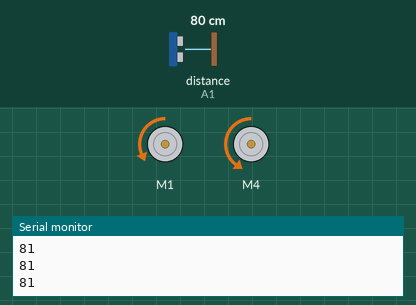
This sketch was run on a simulated Arduino Uno, built with avr-gcc and run on an emulated ATmega328P. Parts: 2 × DC motor (green arrow = forward, orange = backward, longer = faster), the last lines printed to the serial monitor. The test bench sets the inputs (shaded band); at power-on: distance to the obstacle (sensor on A1) 80 cm. The echo pulse lasts 58.3 µs per cm.

Above: at 2.2 s.
2.3 s: distance to the obstacle (sensor on A1) set to 17 cm
3.8 s: distance to the obstacle (sensor on A1) set to 14 cm
At 4.58 s:
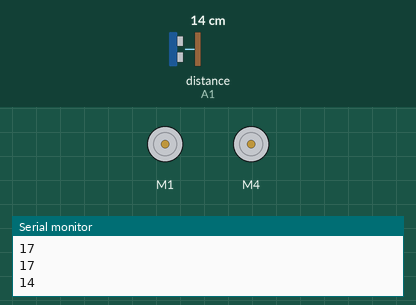
At 7.3 s:
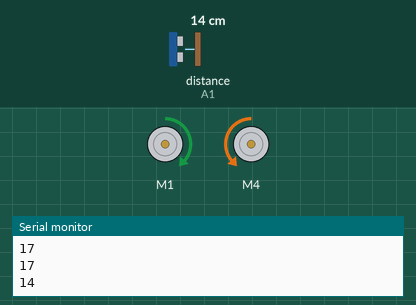
Timing chart, 0 to 12.8 s (numbered marks = the images above; inputs shaded):
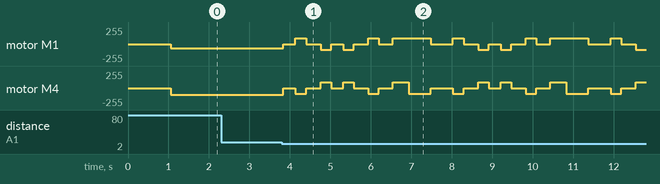

The sketch:

projek_2.ino
```cpp
#include <AFMotor.h>
#include <NewPing.h>

// ================= MOTOR =================
AF_DCMotor motorKiri(1);  // M1
AF_DCMotor motorKanan(4); // M2

// ================= ULTRASONIC =================
#define TRIG_PIN A0
#define ECHO_PIN A1
#define MAX_DISTANCE 200

NewPing sonar(TRIG_PIN, ECHO_PIN, MAX_DISTANCE);

// ================= 1. BAGIAN SPEED & TIMING (UBAH DI SINI) =================
// FIX PARABOLA: Karena robot melengkung ke kanan, speed kanan sengaja dinaikkan
int speedMajuKiri   = 67;
int speedMajuKanan  = 100; // <--- Atur angka ini jika masih kurang lurus

int speedBelok      = 85;

// FIX OVER CEK KANAN-KIRI: Waktu dipisah agar akurat
int waktuBelokKanan = 269;
int waktuBelokKiri  = 261; // <--- Hasil kalibrasi agar kembali ke tengah pas 90 derajat

void setup() {
  motorKiri.setSpeed(speedMajuKiri);
  motorKanan.setSpeed(speedMajuKanan);

  Serial.begin(9600);
  delay(1000); // Waktu jeda sebelum robot mulai jalan pertama kali
}

// ================= 2. BAGIAN GERAK RODA (SUDAH DISESUAIKAN) =================
// ================= 2. BAGIAN GERAK RODA (SUDAH DIBALIK) =================
void maju() {
  // DIBALIK: Sekarang roda berputar ke arah belakang (searah sensor)
  motorKiri.setSpeed(speedMajuKiri);
  motorKanan.setSpeed(speedMajuKanan);
  motorKiri.run(BACKWARD);  // <--- Dibalik jadi BACKWARD
  motorKanan.run(BACKWARD); // <--- Dibalik jadi BACKWARD
}

void mundur() {
  // DIBALIK: Sekarang roda berputar menjauhi sensor
  motorKiri.run(FORWARD);  // <--- Dibalik jadi FORWARD
  motorKanan.run(FORWARD); // <--- Dibalik jadi FORWARD
}

void belokKiri() {
  // TETAP: Karena rotasi putar porosnya tidak berubah
  motorKiri.run(BACKWARD);
  motorKanan.run(FORWARD);
}

void belokKanan() {
  // TETAP: Karena rotasi putar porosnya tidak berubah
  motorKiri.run(FORWARD);
  motorKanan.run(BACKWARD);
}

void berhenti() {
  motorKiri.run(RELEASE);
  motorKanan.run(RELEASE);
}

// ================= FUNGSI BACA SENSOR =================
int bacaJarak() {
  delay(50); // Stabilkan bacaan
  int jarak = sonar.ping_cm();
  if (jarak == 0) jarak = 250; // Kalau gagal baca, anggap jauh
  return jarak;
}

// ================= LOGIKA UTAMA =================
void loop() {
  int jarakDepan = bacaJarak();
  Serial.println(jarakDepan);

  if (jarakDepan > 25) {
    // Jalur depan aman -> Maju normal
    maju();
  }
  else if (jarakDepan > 15 && jarakDepan <= 25) {
    // Mulai dekat -> Pelankan kecepatan (dikurangi proporsional)
    motorKiri.setSpeed(speedMajuKiri - 20);
    motorKanan.setSpeed(speedMajuKanan - 20);
    maju();
  }
  else {
    // ===== HALANGAN TERDETEKSI (<= 15 CM) =====
    berhenti();
    delay(300);

    // Siapkan kecepatan untuk memutar badan
    motorKiri.setSpeed(speedBelok);
    motorKanan.setSpeed(speedBelok);

    // --- CEK KANAN ---
    belokKanan();
    delay(waktuBelokKanan);
    berhenti();
    delay(300);
    int jarakKanan = bacaJarak();

    // Kembali ke tengah
    belokKiri();
    delay(waktuBelokKiri);
    berhenti();
    delay(300);

    // --- CEK KIRI ---
    belokKiri();
    delay(waktuBelokKiri);
    berhenti();
    delay(300);
    int jarakKiri = bacaJarak();

    // Kembali ke tengah
    belokKanan();
    delay(waktuBelokKanan);
    berhenti();
    delay(340);

    // --- 3. BAGIAN KEPUTUSAN (FIX PUTAR BALIK 180 KEBABLASAN) ---
    if (jarakKanan >= jarakKiri && jarakKanan > 15) { // <--- Ditambah tanda '='
      belokKanan();
      delay(waktuBelokKanan);
      berhenti(); // <--- Ditambah rem agar tidak kebablasan karena momentum
      delay(200);
    }
    else if (jarakKiri > jarakKanan && jarakKiri > 15) {
      belokKiri();
      delay(waktuBelokKiri);
      berhenti(); // <--- Ditambah rem agar tidak kebablasan karena momentum
      delay(200);
    }
    else {
      // Dua-duanya buntu -> Mundur lalu Putar Balik
      mundur();
      delay(400);
      belokKanan();
      delay(waktuBelokKanan * 2);
      berhenti();
      delay(200);
    }
  }
}
```

Measured:
- the behaviour switches between 16 and 15 cm on distance to the obstacle (sensor on A1) (found by bisection; images 0 and 1)
